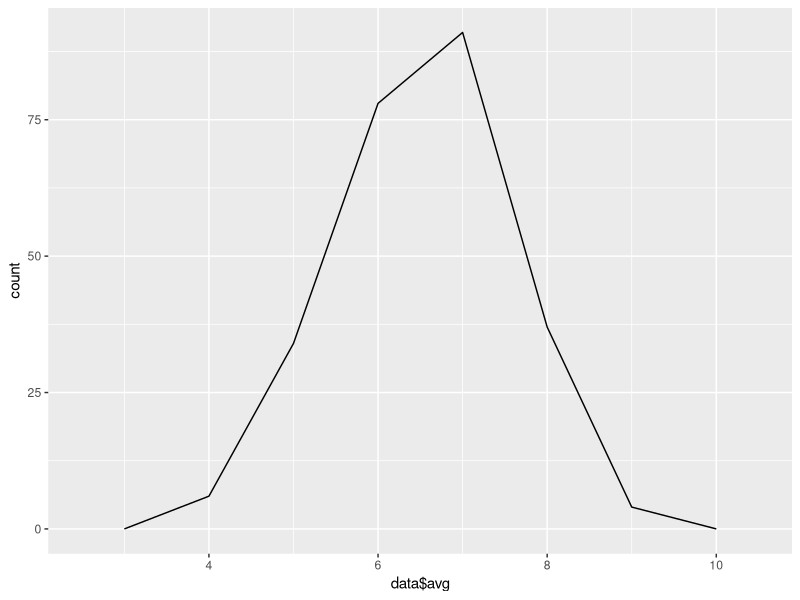

Reproduce this figure in R. (Note: this script raises an error after producing the figure.)
##Opdracht 13
library(dplyr)
library(ggplot2)

data <- data.frame(avg = integer())

for(i in 1:250){
  data[i,1] <- ceiling(sum(runif(12,0,1)))
}
  
rm(i)

ggplot() +
  geom_freqpoly(aes(data$avg), stat = "bin",  binwidth = 1)

##Y lijkt normaal verdeeld.

##Opdracht 13B
y = (y-6)

##Opdracht 13 C
y = (y - mu)/sigma
